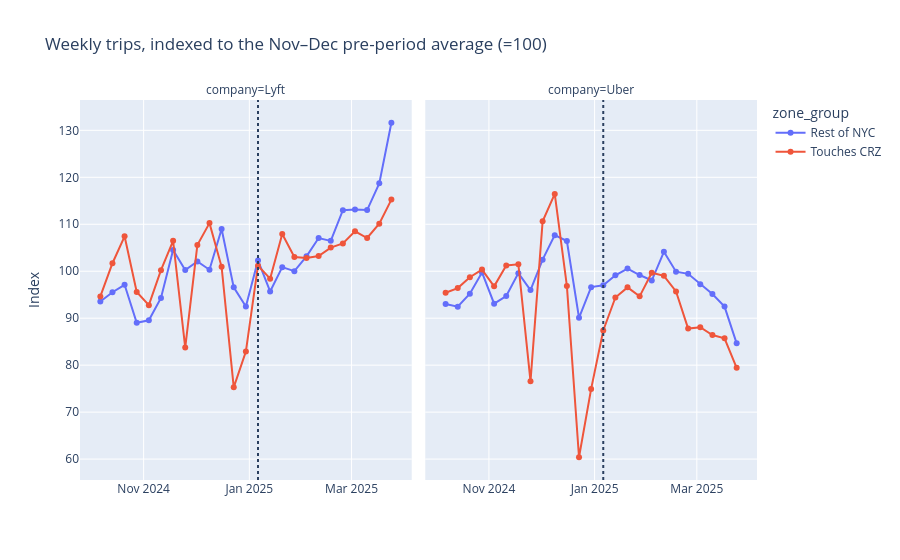

The code cell stored with this chart in its notebook:
### Markdown cell above
## 2. Weekly trips, CRZ vs the rest of NYC

### Code cell
weekly = con.execute(f"""
    select pickup_week, company, touches_crz,
           {kpi_sql('trips')} as trips,
           {kpi_sql('avg_fare')} as avg_fare,
           {kpi_sql('avg_wait_min')} as avg_wait_min,
           {kpi_sql('driver_earnings_per_engaged_hour')} as earnings_per_hr,
           {kpi_sql('cbd_fee_revenue')} as cbd_fee
    from gold_weekly_crz_company
    where pickup_week >= '2024-10-07' and pickup_week <= '2025-03-24'   -- complete weeks only
    group by all order by pickup_week
""").df()
weekly["zone_group"] = np.where(weekly["touches_crz"], "Touches CRZ", "Rest of NYC")
weekly["pickup_week"] = pd.to_datetime(weekly["pickup_week"]).dt.strftime("%Y-%m-%d")
pre_avg = (weekly[weekly["pickup_week"].between(*PRE)].groupby(["company", "zone_group"])["trips"].mean()
           .rename("pre_avg").reset_index())
weekly = weekly.merge(pre_avg, on=["company", "zone_group"])
weekly["trips_index"] = weekly["trips"] / weekly["pre_avg"] * 100

fig = px.line(weekly, x="pickup_week", y="trips_index", color="zone_group", facet_col="company", markers=True,
              title="Weekly trips, indexed to the Nov–Dec pre-period average (=100)",
              labels={"trips_index": "Index", "pickup_week": ""})
fig.add_vline(x="2025-01-06", line_dash="dot")
fig.show()

### Figure 1 — Plotly figure (JSON) as saved in the notebook; plotly's stock layout.template omitted (floating-point values rounded to 4 significant figures)
{"data": [{"hovertemplate": "zone_group=Rest of NYC<br>company=Lyft<br>=%{x}<br>Index=%{y}<extra></extra>", "legendgroup": "Rest of NYC", "line": {"color": "#636efa", "dash": "solid"}, "marker": {"symbol": "circle"}, "mode": "lines+markers", "name": "Rest of NYC", "orientation": "v", "showlegend": true, "type": "scatter", "x": ["2024-10-07", "2024-10-14", "2024-10-21", "2024-10-28", "2024-11-04", "2024-11-11", "2024-11-18", "2024-11-25", "2024-12-02", "2024-12-09", "2024-12-16", "2024-12-23", "2024-12-30", "2025-01-06", "2025-01-13", "2025-01-20", "2025-01-27", "2025-02-03", "2025-02-10", "2025-02-17", "2025-02-24", "2025-03-03", "2025-03-10", "2025-03-17", "2025-03-24"], "xaxis": "x", "y": [93.56, 95.52, 97.11, 89.03, 89.56, 94.31, 104.5, 100.2, 102.1, 100.3, 109.0, 96.57, 92.48, 102.3, 95.69, 100.9, 100.0, 103.2, 107.1, 106.5, 113.0, 113.1, 113.0, 118.7, 131.6], "yaxis": "y"}, {"hovertemplate": "zone_group=Rest of NYC<br>company=Uber<br>=%{x}<br>Index=%{y}<extra></extra>", "legendgroup": "Rest of NYC", "line": {"color": "#636efa", "dash": "solid"}, "marker": {"symbol": "circle"}, "mode": "lines+markers", "name": "Rest of NYC", "orientation": "v", "showlegend": false, "type": "scatter", "x": ["2024-10-07", "2024-10-14", "2024-10-21", "2024-10-28", "2024-11-04", "2024-11-11", "2024-11-18", "2024-11-25", "2024-12-02", "2024-12-09", "2024-12-16", "2024-12-23", "2024-12-30", "2025-01-06", "2025-01-13", "2025-01-20", "2025-01-27", "2025-02-03", "2025-02-10", "2025-02-17", "2025-02-24", "2025-03-03", "2025-03-10", "2025-03-17", "2025-03-24"], "xaxis": "x2", "y": [93.04, 92.46, 95.22, 99.74, 93.1, 94.73, 99.59, 95.99, 102.5, 107.7, 106.4, 90.09, 96.62, 97.01, 99.13, 100.6, 99.2, 98.02, 104.1, 99.9, 99.44, 97.23, 95.13, 92.47, 84.65], "yaxis": "y2"}, {"hovertemplate": "zone_group=Touches CRZ<br>company=Lyft<br>=%{x}<br>Index=%{y}<extra></extra>", "legendgroup": "Touches CRZ", "line": {"color": "#EF553B", "dash": "solid"}, "marker": {"symbol": "circle"}, "mode": "lines+markers", "name": "Touches CRZ", "orientation": "v", "showlegend": true, "type": "scatter", "x": ["2024-10-07", "2024-10-14", "2024-10-21", "2024-10-28", "2024-11-04", "2024-11-11", "2024-11-18", "2024-11-25", "2024-12-02", "2024-12-09", "2024-12-16", "2024-12-23", "2024-12-30", "2025-01-06", "2025-01-13", "2025-01-20", "2025-01-27", "2025-02-03", "2025-02-10", "2025-02-17", "2025-02-24", "2025-03-03", "2025-03-10", "2025-03-17", "2025-03-24"], "xaxis": "x", "y": [94.63, 101.7, 107.4, 95.6, 92.78, 100.2, 106.5, 83.76, 105.6, 110.2, 100.9, 75.28, 82.89, 101.2, 98.42, 107.9, 103.0, 102.8, 103.2, 105.0, 105.9, 108.5, 107.1, 110.1, 115.3], "yaxis": "y"}, {"hovertemplate": "zone_group=Touches CRZ<br>company=Uber<br>=%{x}<br>Index=%{y}<extra></extra>", "legendgroup": "Touches CRZ", "line": {"color": "#EF553B", "dash": "solid"}, "marker": {"symbol": "circle"}, "mode": "lines+markers", "name": "Touches CRZ", "orientation": "v", "showlegend": false, "type": "scatter", "x": ["2024-10-07", "2024-10-14", "2024-10-21", "2024-10-28", "2024-11-04", "2024-11-11", "2024-11-18", "2024-11-25", "2024-12-02", "2024-12-09", "2024-12-16", "2024-12-23", "2024-12-30", "2025-01-06", "2025-01-13", "2025-01-20", "2025-01-27", "2025-02-03", "2025-02-10", "2025-02-17", "2025-02-24", "2025-03-03", "2025-03-10", "2025-03-17", "2025-03-24"], "xaxis": "x2", "y": [95.43, 96.41, 98.72, 100.3, 96.79, 101.2, 101.5, 76.56, 110.6, 116.5, 96.88, 60.39, 74.94, 87.38, 94.41, 96.57, 94.65, 99.67, 99.03, 95.71, 87.79, 88.08, 86.43, 85.72, 79.43], "yaxis": "y2"}], "layout": {"annotations": [{"showarrow": false, "text": "company=Lyft", "x": 0.245, "xanchor": "center", "xref": "paper", "y": 1, "yanchor": "bottom", "yref": "paper"}, {"showarrow": false, "text": "company=Uber", "x": 0.755, "xanchor": "center", "xref": "paper", "y": 1, "yanchor": "bottom", "yref": "paper"}], "legend": {"title": {"text": "zone_group"}, "tracegroupgap": 0}, "shapes": [{"line": {"dash": "dot"}, "type": "line", "x0": "2025-01-06", "x1": "2025-01-06", "xref": "x", "y0": 0, "y1": 1, "yref": "y domain"}, {"line": {"dash": "dot"}, "type": "line", "x0": "2025-01-06", "x1": "2025-01-06", "xref": "x2", "y0": 0, "y1": 1, "yref": "y2 domain"}], "title": {"text": "Weekly trips, indexed to the Nov–Dec pre-period average (=100)"}, "xaxis": {"anchor": "y", "domain": [0, 0.49], "title": {"text": ""}}, "xaxis2": {"anchor": "y2", "domain": [0.51, 1], "matches": "x", "title": {"text": ""}}, "yaxis": {"anchor": "x", "domain": [0, 1], "title": {"text": "Index"}}, "yaxis2": {"anchor": "x2", "domain": [0, 1], "matches": "y", "showticklabels": false}}}
